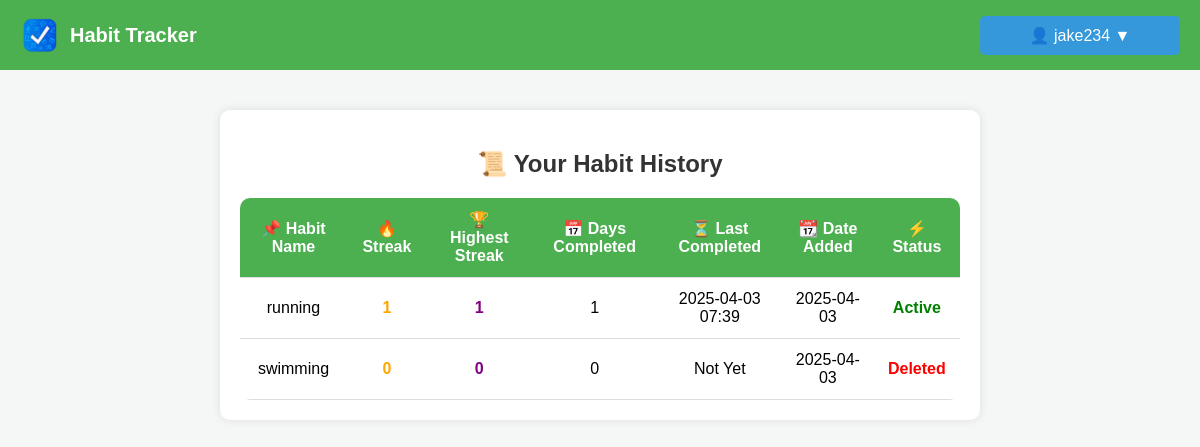
/habit-history (signed in), run on the app's committed database.
### models.py (models this page shows, shortened)
class Activity(db.Model):
    id = db.Column(db.Integer, primary_key=True)
    name = db.Column(db.String(120), nullable=False)
    user_id = db.Column(db.Integer, db.ForeignKey('user.id'), nullable=False)
    streak = db.Column(db.Integer, default=0)
    highest_streak = db.Column(db.Integer, default=0)
    days_completed = db.Column(db.Integer, default=0)
    last_completed = db.Column(db.DateTime, default=None)
    date_added = db.Column(db.Date, default=datetime.utcnow)
    status = db.Column(db.String(10), default='active')
    reminder_time = db.Column(db.Time, nullable=True)

### routes.py (the view)
@main_bp.route('/habit-history')
def habit_history():
    if 'user_id' not in session:
        flash("Please log in to view your habit history.", "danger")
        return redirect(url_for('main.login'))
    user_id = session['user_id']
    habits = Activity.query.filter_by(user_id=user_id).all()
    return render_template('habit_history.html', habits=habits)

### templates/habit_history.html (shortened to what this page needs)
<!DOCTYPE html>
<html lang="en">
<head>
    <link rel="stylesheet" href="{{ url_for('static', filename='styles.css') }}">
</head>
<body>
    <nav class="navbar">
        <div class="logo">
          <img
            src="{{ url_for('static', filename='logo.png') }}"
            alt="Habit Tracker Logo"
          />
          <span class="app-name">Habit Tracker</span>
        </div>
        <div class="nav-buttons">
          <div class="dropdown">
            <button class="dropbtn">👤 {{ session['username'] }} ▼</button>
          </div>
        </div>
      </nav>
    <div class="container">
        <h2>📜 Your Habit History</h2>
        {% if habits %}
        <table>
            <thead>
                <tr>
                    <th>📌 Habit Name</th>
                    <th>🔥 Streak</th>
                    <th>🏆 Highest Streak</th>
                    <th>📅 Days Completed</th>
                    <th>⏳ Last Completed</th>
                    <th>📆 Date Added</th>
                    <th>⚡ Status</th>
                </tr>
            </thead>
            <tbody>
                {% for habit in habits %}
                <tr>
                    <td>{{ habit.name }}</td>
                    <td class="streak-fire">{{ habit.streak }}</td>
                    <td class="highest-streak">{{ habit.highest_streak }}</td>
                    <td>{{ habit.days_completed }}</td>
                    <td>{{ habit.last_completed.strftime('%Y-%m-%d %H:%M') if habit.last_completed else 'Not Yet' }}</td>
                    <td>{{ habit.date_added.strftime('%Y-%m-%d') }}</td>
                    <td class="{{ 'status-active' if habit.status == 'active' else 'status-deleted' }}">
                        {{ habit.status.capitalize() }}
                    </td>
                </tr>
                {% endfor %}
            </tbody>
        </table>
        {% else %}
        <p class="no-habits">😕 No habits found. Start tracking your progress today!</p>
        {% endif %}
    </div>
</body>
</html>

### static/styles.css (style rules this page uses)
body { margin: 0; padding: 0; font-family: Arial, sans-serif; background-color: #f4f4f4; }
.navbar { display: flex; justify-content: space-between; align-items: center; background-color: #4CAF50; padding: 15px 20px; color: white; }
.logo { display: flex; align-items: center; }
.logo img { width: 40px; height: 40px; margin-right: 10px; }
.app-name { font-size: 20px; font-weight: bold; }
.dropbtn { background-color: #3498db; color: white; padding: 10px 16px; font-size: 16px; border: none; cursor: pointer; border-radius: 5px; }
.dropdown { position: relative; display: inline-block; }
.container { width: 60%; margin: 20px auto; padding: 20px; background: white; box-shadow: 0px 4px 6px rgba(0, 0, 0, 0.1); border-radius: 10px; }
h2 { color: #333; margin-bottom: 15px; }
button { padding: 8px 12px; width: 200px; border: none; border-radius: 5px; font-size: 14px; cursor: pointer; transition: 0.3s ease-in-out; }

### templates/habit_history.html (style rules this page uses)
body { font-family: Arial, sans-serif; background-color: #f4f7f6; margin: 0; padding: 0; }
.container { max-width: 1000px; margin: 40px auto; background: #fff; padding: 20px; border-radius: 10px; box-shadow: 0 0 10px rgba(0, 0, 0, 0.1); }
h2 { text-align: center; color: #333; margin-bottom: 20px; }
.navbar { display: flex; justify-content: space-between; align-items: center; background: #4CAF50; padding: 15px 20px; }
.navbar .logo { display: flex; align-items: center; }
.navbar .logo img { height: 40px; margin-right: 10px; }
.navbar .app-name { font-size: 20px; font-weight: bold; color: white; }
table { width: 100%; border-collapse: collapse; background: white; border-radius: 10px; overflow: hidden; }
th, td { padding: 12px; text-align: center; border-bottom: 1px solid #ddd; }
th { background: #4CAF50; color: white; }
.status-active { color: green; font-weight: bold; }
.status-deleted { color: red; font-weight: bold; }
.streak-fire { color: orange; font-weight: bold; }
.highest-streak { color: purple; font-weight: bold; }

### data on the page
Activity: name "running", streak "1", highest_streak "1", days_completed "1", last_completed "2025-04-03 07:39", date_added "2025-04-03", status "Active"
Activity: name "swimming", streak "0", highest_streak "0", days_completed "0", last_completed "Not Yet", date_added "2025-04-03", status "Deleted"

### other printed values
{{ session['username'] }} "jake234"
